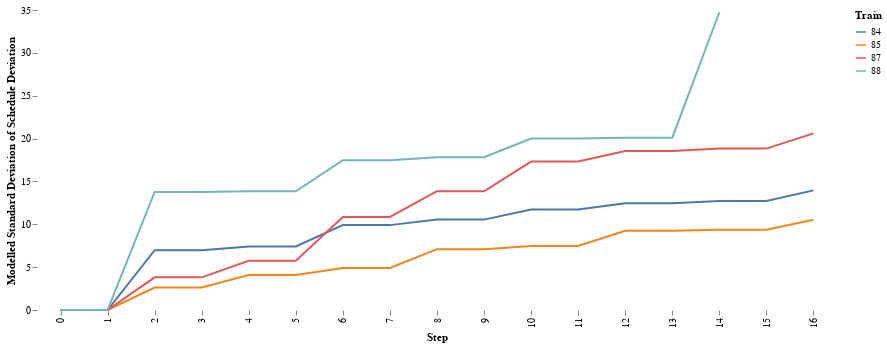

The notebook cell saved with this chart:
### Code cell
alt.Chart(allstats).mark_line().encode(
    alt.X('element:O', title='Step'),
    alt.Y('std:Q', title='Modelled Standard Deviation of Schedule Deviation'),
    color=alt.Color('train:N', title='Train')
).properties(
    width = 800,
    height=300
).configure(font='Raleway').configure_view(strokeWidth=0).configure_axis(grid=False, domain=False)

### Figure 1 — Vega-Lite specification as saved in the notebook (floating-point values rounded to 4 significant figures)
{"config": {"view": {"continuousWidth": 400, "continuousHeight": 300, "strokeWidth": 0}, "axis": {"domain": false, "grid": false}, "font": "Raleway"}, "data": {"name": "data-be59ccb80a515b2eeb8f1324965a6094"}, "mark": "line", "encoding": {"color": {"type": "nominal", "field": "train", "title": "Train"}, "x": {"type": "ordinal", "field": "element", "title": "Step"}, "y": {"type": "quantitative", "field": "std", "title": "Modelled Standard Deviation of Schedule Deviation"}}, "height": 300, "width": 800, "$schema": "https://vega.github.io/schema/vega-lite/v4.8.1.json", "datasets": {"data-be59ccb80a515b2eeb8f1324965a6094": [{"element": 0, "mean": 0.0, "std": 0.0, "train": 84}, {"element": 1, "mean": 0.0, "std": 0.0, "train": 84}, {"element": 2, "mean": 0.5, "std": 6.976, "train": 84}, {"element": 3, "mean": 0.5, "std": 6.976, "train": 84}, {"element": 4, "mean": 1.0, "std": 7.418, "train": 84}, {"element": 5, "mean": 1.0, "std": 7.418, "train": 84}, {"element": 6, "mean": 1.5, "std": 9.902, "train": 84}, {"element": 7, "mean": 1.5, "std": 9.902, "train": 84}, {"element": 8, "mean": 2.0, "std": 10.54, "train": 84}, {"element": 9, "mean": 2.0, "std": 10.54, "train": 84}, {"element": 10, "mean": 2.5, "std": 11.72, "train": 84}, {"element": 11, "mean": 2.5, "std": 11.72, "train": 84}, {"element": 12, "mean": 3.0, "std": 12.44, "train": 84}, {"element": 13, "mean": 3.0, "std": 12.44, "train": 84}, {"element": 14, "mean": 3.5, "std": 12.72, "train": 84}, {"element": 15, "mean": 3.5, "std": 12.72, "train": 84}, {"element": 16, "mean": 4.0, "std": 13.96, "train": 84}, {"element": 0, "mean": 0.0, "std": 0.0, "train": 85}, {"element": 1, "mean": 0.0, "std": 0.0, "train": 85}, {"element": 2, "mean": 0.5, "std": 2.615, "train": 85}, {"element": 3, "mean": 0.5, "std": 2.615, "train": 85}, {"element": 4, "mean": 1.0, "std": 4.073, "train": 85}, {"element": 5, "mean": 1.0, "std": 4.073, "train": 85}, {"element": 6, "mean": 1.5, "std": 4.904, "train": 85}, {"element": 7, "mean": 1.5, "std": 4.904, "train": 85}, {"element": 8, "mean": 2.0, "std": 7.099, "train": 85}, {"element": 9, "mean": 2.0, "std": 7.099, "train": 85}, {"element": 10, "mean": 2.5, "std": 7.464, "train": 85}, {"element": 11, "mean": 2.5, "std": 7.464, "train": 85}, {"element": 12, "mean": 3.0, "std": 9.232, "train": 85}, {"element": 13, "mean": 3.0, "std": 9.232, "train": 85}, {"element": 14, "mean": 3.5, "std": 9.356, "train": 85}, {"element": 15, "mean": 3.5, "std": 9.356, "train": 85}, {"element": 16, "mean": 4.0, "std": 10.53, "train": 85}, {"element": 0, "mean": 0.0, "std": 0.0, "train": 87}, {"element": 1, "mean": 0.0, "std": 0.0, "train": 87}, {"element": 2, "mean": 0.5, "std": 3.807, "train": 87}, {"element": 3, "mean": 0.5, "std": 3.807, "train": 87}, {"element": 4, "mean": 1.0, "std": 5.74, "train": 87}, {"element": 5, "mean": 1.0, "std": 5.74, "train": 87}, {"element": 6, "mean": 1.5, "std": 10.86, "train": 87}, {"element": 7, "mean": 1.5, "std": 10.86, "train": 87}, {"element": 8, "mean": 2.0, "std": 13.86, "train": 87}, {"element": 9, "mean": 2.0, "std": 13.86, "train": 87}, {"element": 10, "mean": 2.501, "std": 17.32, "train": 87}, {"element": 11, "mean": 2.501, "std": 17.32, "train": 87}, {"element": 12, "mean": 3.002, "std": 18.54, "train": 87}, {"element": 13, "mean": 3.002, "std": 18.54, "train": 87}, {"element": 14, "mean": 3.503, "std": 18.83, "train": 87}, {"element": 15, "mean": 3.503, "std": 18.83, "train": 87}, {"element": 16, "mean": 4.008, "std": 20.61, "train": 87}, {"element": 0, "mean": 0.0, "std": 0.0, "train": 88}, {"element": 1, "mean": 0.0, "std": 0.0, "train": 88}, {"element": 2, "mean": 0.5, "std": 13.77, "train": 88}, {"element": 3, "mean": 0.5, "std": 13.77, "train": 88}, {"element": 4, "mean": 1.0, "std": 13.85, "train": 88}, {"element": 5, "mean": 1.0, "std": 13.85, "train": 88}, {"element": 6, "mean": 1.501, "std": 17.48, "train": 88}, {"element": 7, "mean": 1.501, "std": 17.48, "train": 88}, {"element": 8, "mean": 2.002, "std": 17.81, "train": 88}, {"element": 9, "mean": 2.002, "std": 17.81, "train": 88}, {"element": 10, "mean": 2.506, "std": 20.01, "train": 88}, {"element": 11, "mean": 2.506, "std": 20.01, "train": 88}, {"element": 12, "mean": 3.008, "std": 20.1, "train": 88}, {"element": 13, "mean": 3.008, "std": 20.1, "train": 88}, {"element": 14, "mean": 4.061, "std": 34.74, "train": 88}]}}
